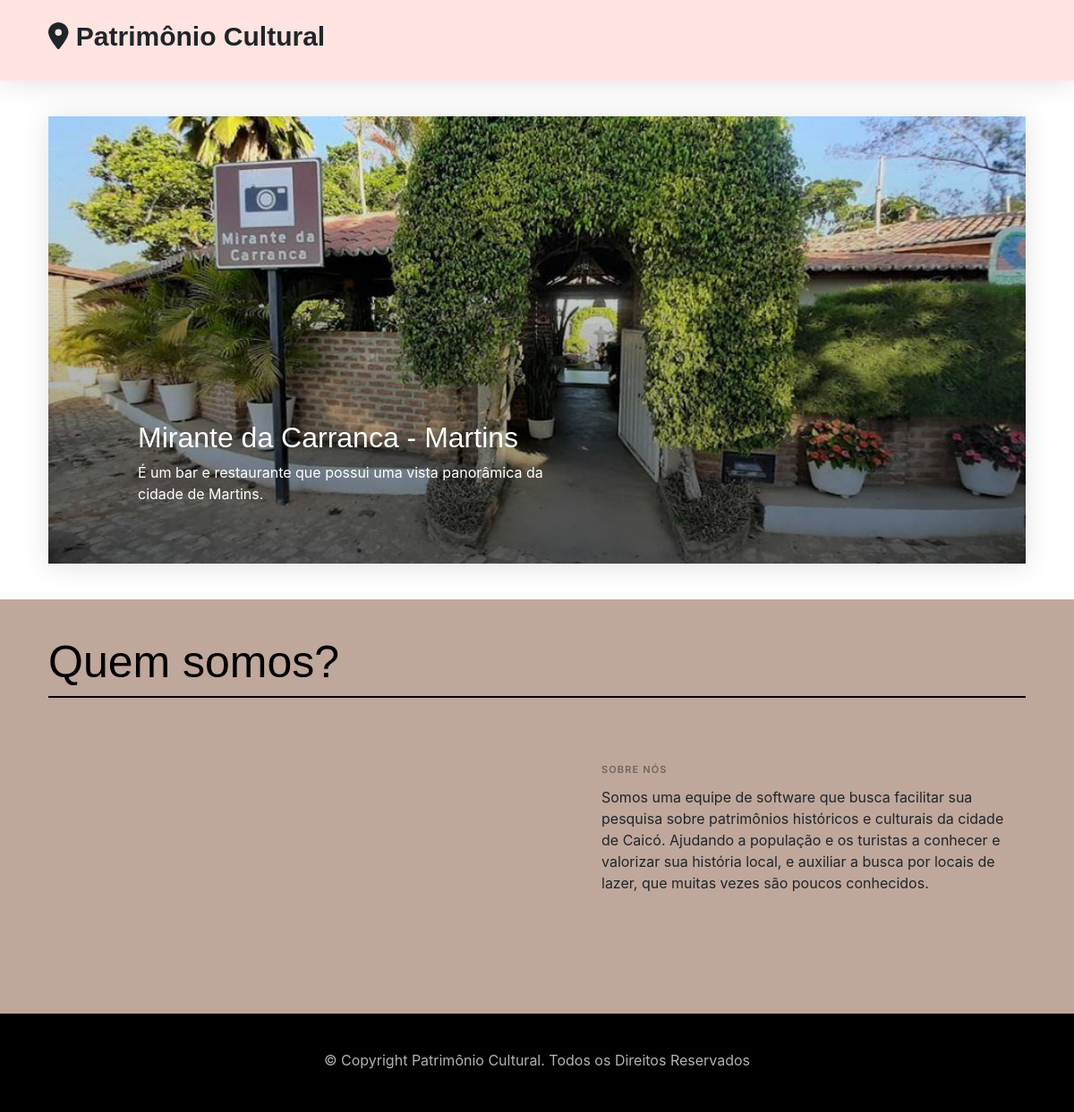
The page / on the database its author committed.
### PC/models.py (models this page shows, shortened)
class Patrimonio(models.Model):
    codigo = models.AutoField(primary_key=True)
    usuario = models.ForeignKey(Usuario, on_delete=models.CASCADE)
    nome = models.CharField(max_length=100)
    descricao = models.TextField(max_length=400)
    cidade = models.ForeignKey(Cidade, on_delete=models.CASCADE)
    bairro = models.CharField(max_length=100)
    logradouro = models.CharField(max_length=100)
    numero = models.CharField(max_length=16, null=True, blank=True)
    datainauguracao = models.DateField(null=True, blank=True)
    funcionamento = models.CharField(max_length=100)
    curiosidades = models.TextField(null=True, blank=True)
    foto = models.ImageField(upload_to="img")

class Cidade(models.Model):
    cidade = models.CharField(max_length=100)
    def __str__(self):
        return (self.cidade)

### PC/views.py (the view)
# urls.py: path('', index, name='url_index'),
def index(request):
    patrPesquisa = Patrimonio.objects.all()
    itens = list(patrPesquisa)
    random_items = random.sample(itens, 6)
    search = request.GET.get('search')
    pacote = {"patrimonios": patrPesquisa, "cidades": cida, "aleatorio": random_items}
    if search:
        patrPesquisa = patrPesquisa.filter(nome__icontains=search)
        pacote = {"patrimonios": patrPesquisa, "cidades": cida, "aleatorio": random_items}
        return render(request, "readP.html", pacote)
    return render(request, "index.html", pacote)

### PC/templates/index.html (shortened to what this page needs)
{% extends 'layouts/index.html' %}
{% block conteudo %}
<main id="main">
  <section id="hero-slider" class="hero-slider">
    <div class="container-md" data-aos="fade-in">
      <div class="row">
        <div class="col-12">
          <div class="swiper sliderFeaturedPosts shadow">
            <div class="swiper-wrapper">
              {% for i in aleatorio %}
                <div class="swiper-slide">
                  <a href="{% url 'url_showP' i.codigo %}" class="img-bg d-flex align-items-end" style="background-image: url({{ i.foto.url }})">
                    <div class="img-bg-inner">
                      <h2>{{ i.nome }} - {{ i.cidade }}</h2>
                      <p>{{ i.descricao }}</p>
                    </div>
                  </a>
                </div>
              {% endfor %}
            </div>
            <div class="custom-swiper-button-next">
              <span class="bi-chevron-right"></span>
            </div>
            <div class="custom-swiper-button-prev">
              <span class="bi-chevron-left"></span>
            </div>
          </div>
        </div>
      </div>
    </div>
  </section>
  <section class="category-section" style="background: #BFA79C;">
    <div class="container" data-aos="fade-up">
      <div class="section-header d-flex justify-content-between align-items-center mb-5">
        <h2>Quem somos?</h2>
      </div>
      <div class="row">
        <div class="container" data-aos="fade-up">
          <div class="row mb-5">
            <div class="d-md-flex post-entry-2 half">
              <a href="#" class="me-4 thumbnail">
                {% load static %}
              </a>
              <div class="ps-md-5 mt-4 mt-md-0">
                <div class="post-meta mt-4">Sobre nós</div>
                <p>Somos uma equipe de software que busca facilitar sua pesquisa sobre patrimônios históricos e culturais da cidade de Caicó. Ajudando a população e os turistas a conhecer e valorizar sua história local, e auxiliar a busca por locais de lazer, que muitas vezes são poucos conhecidos.</p>
              </div>
            </div>
          </div>
        </div>
      </div>
    </div>
  </section>
</main>
{% endblock %}

### PC/static/css/variables.css (style rules this page uses)
:root { --font-default: "Nunito", -apple-system, BlinkMacSystemFont, "Segoe UI", Roboto, "Helvetica Neue", Arial, sans-serif, "Apple Color Emoji", "Segoe UI Emoji", "Segoe UI Symbol", "Noto Color Emoji"; --font-primary: 'Nunito', sans-serif; --font-secondary: 'Inter', sans-serif; --color-default: #212529; --color-default-rgb: 33, 37, 41; --color-links: #212529; --color-links-hover: #15171a; --color-primary: #212529; --color-primary-light: #26282c; --color-primary-dark: #0b0c0e; --color-primary-rgb: 33, 37, 41; --color-primary-light-rgb: 38, 40, 44; --color-primary-dark-rgb: 11, 12, 14; --color-secondary: #596d80; --color-secondary-light: #8498aa; --color-secondary-dark: #404f5c; --color-secondary-rgb: 89, 109, 128; --color-secondary-light-rgb: 132, 152, 170; --color-secondary-dark-rgb: 64, 79, 92; --color-blue: #0d6efd; --color-blue-rgb: 13, 110, 253; --color-indigo: #6610f2; --color-indigo-rgb: 102, 16, 242; --color-purple: #6f42c1; --color-purple-rgb: 111, 66, 193; --color-pink: #f3268c; --color-pink-rgb: 243, 38, 140; --color-red: #df1529; --color-red-rgb: 223, 21, 4; --color-orange: #fd7e14; --color-orange-rgb: 253, 126, 20; --color-yellow: #ffc107; --color-yellow-rgb: 255, 193, 7; --color-green: #059652; --color-green-rgb: 5, 150, 82; --color-teal: #20c997; --color-teal-rgb: 32, 201, 151; --color-cyan: #0dcaf0; --color-cyan-rgb: 13, 202, 240; --color-white: #ffffff; --color-white-rgb: 255, 255, 255; --color-gray: #6c757d; --color-gray-rgb: 108, 117, 125; --color-black: #000000; --color-black-rgb: 0, 0, 0; --color-brown: #523E27; --color-brown-rgb: 82, 62, 39; }
:root { --bs-blue: var(--color-blue); --bs-indigo: var(--color-indigo); --bs-purple: var(--color-purple); --bs-pink: var(--color-pink); --bs-red: var(--color-red); --bs-orange: var(--color-orange); --bs-yellow: var(--color-yellow); --bs-green: var(--color-green); --bs-teal: var(--color-teal); --bs-cyan: var(--color-cyan); --bs-white: var(--color-white); --bs-gray: var(--color-gray); --bs-gray-dark: #343a40; --bs-gray-100: #f8f9fa; --bs-gray-200: #e9ecef; --bs-gray-300: #dee2e6; --bs-gray-400: #ced4da; --bs-gray-500: #adb5bd; --bs-gray-600: #6c757d; --bs-gray-700: #495057; --bs-gray-800: #343a40; --bs-gray-900: #212529; --bs-primary: var(--color-blue); --bs-secondary: var(--color-blue); --bs-success: #198754; --bs-info: #0dcaf0; --bs-warning: #ffc107; --bs-danger: #dc3545; --bs-light: #f8f9fa; --bs-dark: #212529; --bs-primary-rgb: var(--color-primary-rgb); --bs-secondary-rgb: var(--color-secondary-rgb); --bs-success-rgb: 25, 135, 84; --bs-info-rgb: 13, 202, 240; --bs-warning-rgb: 255, 193, 7; --bs-danger-rgb: 220, 53, 69; --bs-light-rgb: 248, 249, 250; --bs-dark-rgb: 33, 37, 41; --bs-white-rgb: var(--color-white-rgb); --bs-black-rgb: var(--color-black-rgb); --bs-body-color-rgb: var(--color-default-rgb); --bs-body-bg-rgb: 255, 255, 255; --bs-font-sans-serif: var(--font-default); --bs-font-monospace: SFMono-Regular, Menlo, Monaco, Consolas, "Liberation Mono", "Courier New", monospace; --bs-gradient: linear-gradient(180deg, rgba(255, 255, 255, 0.15), rgba(255, 255, 255, 0)); --bs-body-font-family: var(--font-default); --bs-body-font-size: 1rem; --bs-body-font-weight: 400; --bs-body-line-height: 1.5; --bs-body-color: var(--color-default); --bs-body-bg: #fff; }

### rows shown on the page
Patrimonio: foto (picture), nome "Mirante da Carranca", cidade "Martins", descricao "É um bar e restaurante que possui uma vista panorâmica da cidade de Martins."
